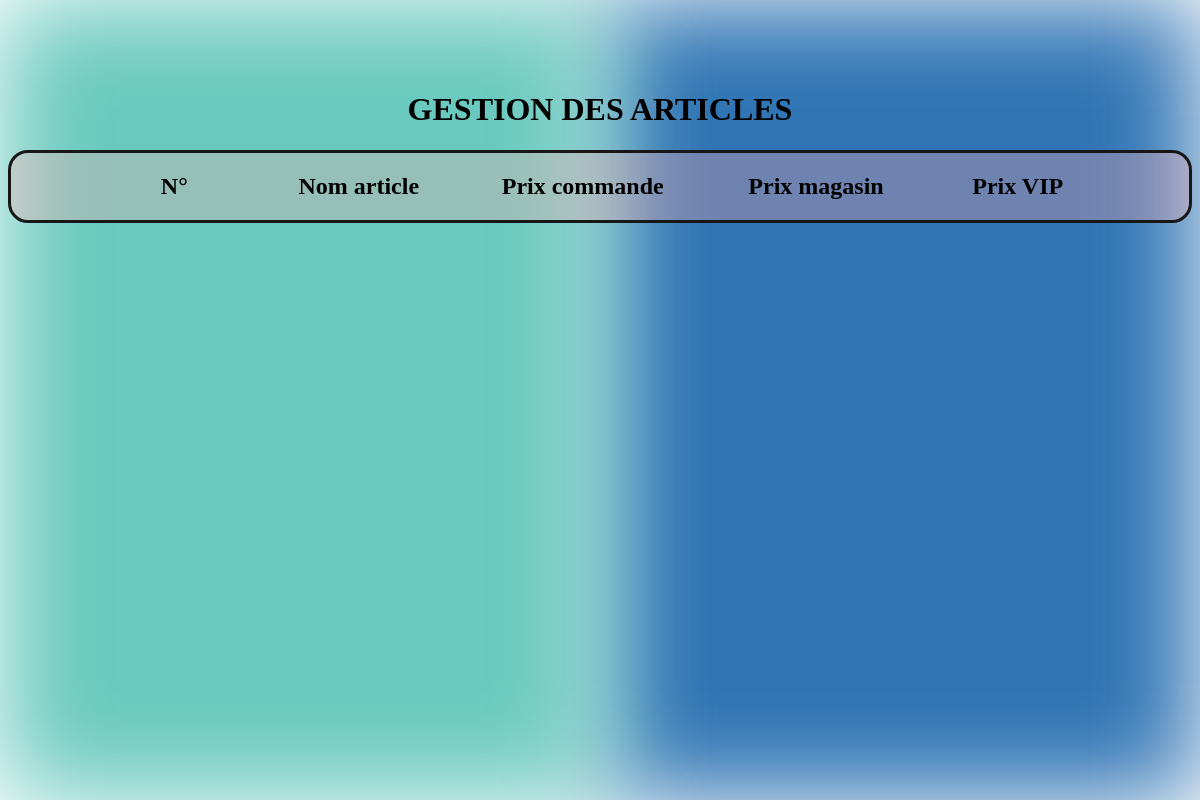
The page /index.php?action=gestion_des_articles on the database as committed earlier.
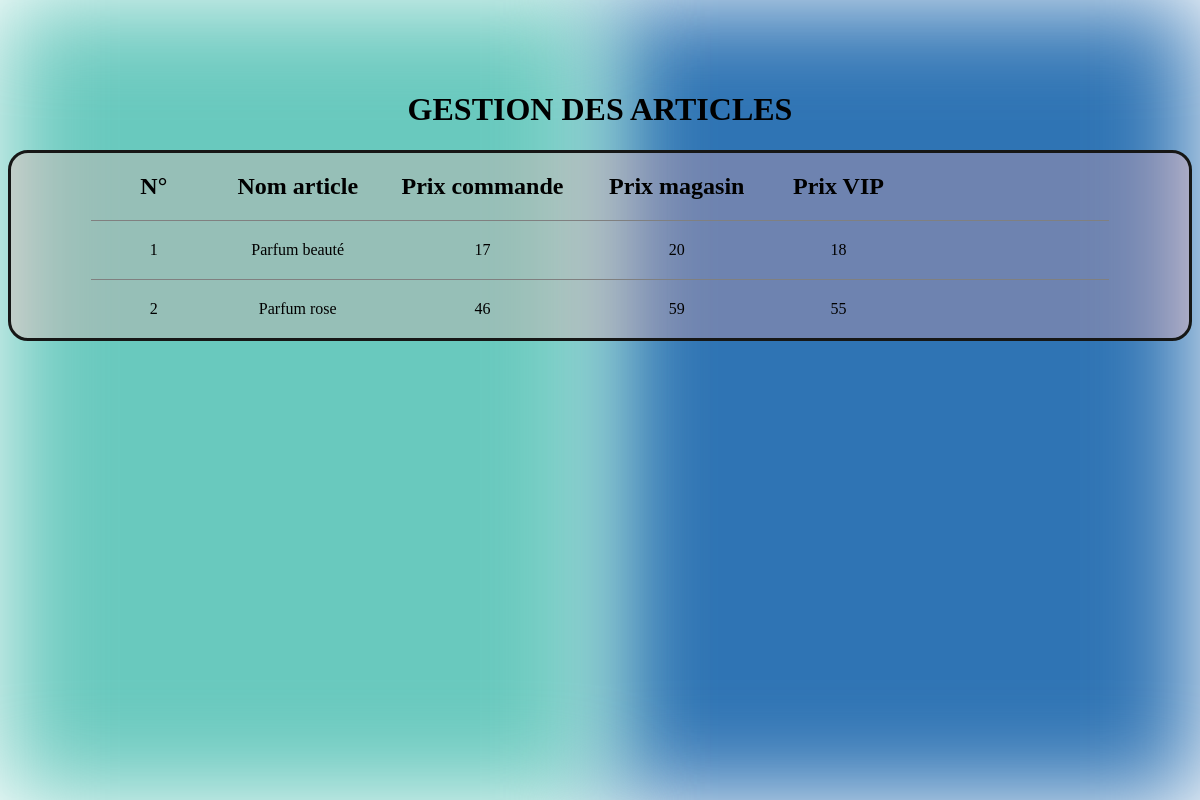
The same page on the database as committed later.
### tables this page shows
CREATE TABLE IF NOT EXISTS `article` (
  `id_article` int(11) NOT NULL AUTO_INCREMENT,
  `nom_article` varchar(255) NOT NULL,
  `prix_commande` float NOT NULL,
  `prix_magasin` float NOT NULL,
  `prix_vip` float DEFAULT NULL,
  PRIMARY KEY (`id_article`)
);

### src/controllers/article/gestion_des_articles.php (called while the page is built, shortened)
<?php
require_once('src/lib/database.php');
class GestionArticles
{
    public function execute()
    {
        $connection = new DatabaseConnection();
        $articleRepository = new ArticleRepository();
        $articleRepository->connection = $connection;
        $articles = $articleRepository->getArticles();
        require('templates/article/gestion_des_articles.php');
    }
}

### src/lib/database.php (called while the page is built)
<?php
class DatabaseConnection
{
    public ?\PDO $database = null;
    public function getConnection(): \PDO
    {
        if ($this->database === null) {
            $this->database = new \PDO('mysql:host=localhost;dbname=conciergerie;charset=utf8', 'root', '');
        }
        return $this->database;
    }
}

### src/model/Article.php (called while the page is built, shortened)
<?php
require_once('src/lib/database.php');
class ArticleRepository
{
    public DatabaseConnection $connection;
    public function getArticles(): array
    {
        $statement = $this->connection->getConnection()->prepare(
            "SELECT * FROM article ORDER BY id_article"
        );
        $articles = [];
        $statement->execute();
        while (($row = $statement->fetch())){
            $article = new Article();
            $article->id_article = $row['id_article'];
            $article->nom_article = $row['nom_article'];
            $article->prix_commande = $row['prix_commande'];
            $article->prix_magasin = $row['prix_magasin'];
            $article->prix_vip = $row['prix_vip'];
            $articles[] = $article;
        }
        return $articles;
    }
}

### templates/article/gestion_des_articles.php (the view, shortened to what this page needs)
<?php require('templates/autres/background.php') ?>
<h1 class="title">GESTION DES ARTICLES</h1>
<div class="ligne">
    <table border=1 frame=void rules=rows>
        <thead>
            <th>N°</th>
            <th>Nom article</th>
            <th>Prix commande</th>
            <th>Prix magasin</th>
            <th>Prix VIP</th>
        </thead>
        <tbody>
            <?php
            foreach ($articles as $article) {
            ?>
                <tr>
                    <td>
                        <?= $article->id_article ?>
                    </td>
                    <td>
                        <?= $article->nom_article ?>
                    </td>
                    <td>
                        <?= $article->prix_commande ?>
                    </td>
                    <td>
                        <?= $article->prix_magasin ?>
                    </td>
                    <td>
                        <?= $article->prix_vip ?>
                    </td>
                    <td>
                    </td>
                    <td>
                    </td>
                </tr>
            <?php
            }
            ?>
        </tbody>
    </table>
</div>
<?php require('templates/autres/layout.php') ?>

Rows that differ between the two databases and show on the page:
added article: id_article "1", nom_article "Parfum beauté", prix_commande "17", prix_magasin "20", prix_vip "18"
added article: id_article "2", nom_article "Parfum rose", prix_commande "46", prix_magasin "59", prix_vip "55"
